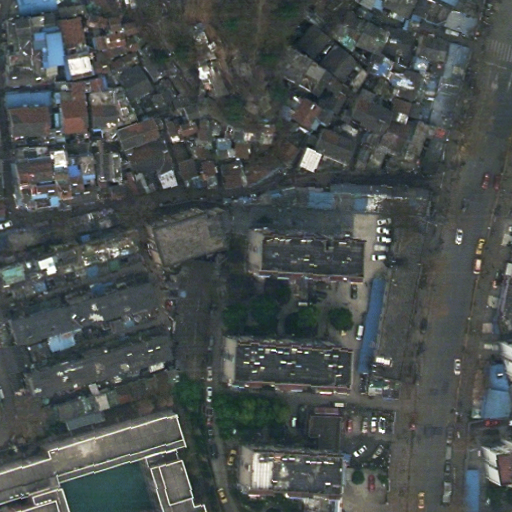
#> input picture data_reader/test_img.png, 512 x 512 px
$ python -i transform.py   (imports and definitions only)
#> lines starting #> are read from the running program, lines starting #| are printed output that depends on the picture
#> further down, picture is the input picture: PIL image 512x512 RGB; mean R, G, B 73.7, 80.1, 79.4
import math
import numbers
from PIL import Image, ImageOps, ImageEnhance
import numpy as np
import random
from scipy.ndimage.morphology import generate_binary_structure, binary_erosion
from scipy.ndimage import maximum_filter


class Compose(object):
    def __init__(self, transforms):
        self.transforms = transforms

    # [5 lines left out: function __call__, not called in this run]


class RandomCrop(object):
    """
    Take a random crop from the image.
    First the image or crop size may need to be adjusted if the incoming image
    is too small...
    If the image is smaller than the crop, then:
         the image is padded up to the size of the crop
         unless 'nopad', in which case the crop size is shrunk to fit the image
    A random crop is taken such that the crop fits within the image.
    If a centroid is passed in, the crop must intersect the centroid.
    """
    # [59 lines left out: functions __init__, __call__, not called in this run]


class PadImage(object):
    def __init__(self, size=(512, 512), ignore_index=0):
        self.size = size
        self.ignore_index = ignore_index

    # [16 lines left out: function __call__, not called in this run]


class RandomHorizontalFlip(object):

    def __init__(self, prob: float = 0.5):
        self.prob = prob

    # [12 lines left out: function __call__, not called in this run]


class RandomVerticalFlip(object):
    def __init__(self, prob: float = 0.5):
        self.prob = prob

    # [12 lines left out: function __call__, not called in this run]


class Resize(object):
    def __init__(self, size: tuple = (512,  512)):
        self.size = size  # size: (h, w)

    def __call__(self, img, mask):
        assert img.size == mask.size
        return img.resize(self.size, Image.BICUBIC), mask.resize(self.size, Image.NEAREST)


class RandomScale(object):
    def __init__(self, scale_list=[0.75, 1.0, 1.25], mode='value'):
        self.scale_list = scale_list
        self.mode = mode

    # [10 lines left out: function __call__, not called in this run]


class ColorJitter(object):
    def __init__(self, brightness=0.5, contrast=0.5, saturation=0.5):
        if not brightness is None and brightness>0:
            self.brightness = [max(1-brightness, 0), 1+brightness]
        if not contrast is None and contrast>0:
            self.contrast = [max(1-contrast, 0), 1+contrast]
        if not saturation is None and saturation>0:
            self.saturation = [max(1-saturation, 0), 1+saturation]

    def __call__(self, img, mask=None):
        r_brightness = random.uniform(self.brightness[0], self.brightness[1])
        r_contrast = random.uniform(self.contrast[0], self.contrast[1])
        r_saturation = random.uniform(self.saturation[0], self.saturation[1])
        img = ImageEnhance.Brightness(img).enhance(r_brightness)
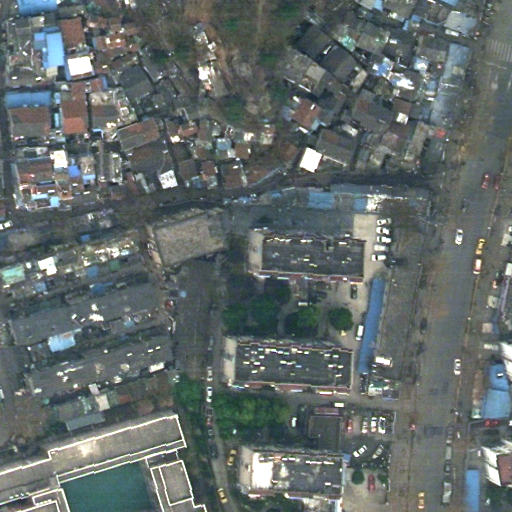
#> img: PIL image 512x512 RGB; mean R, G, B 98, 106.6, 105.7
        img = ImageEnhance.Contrast(img).enhance(r_contrast)
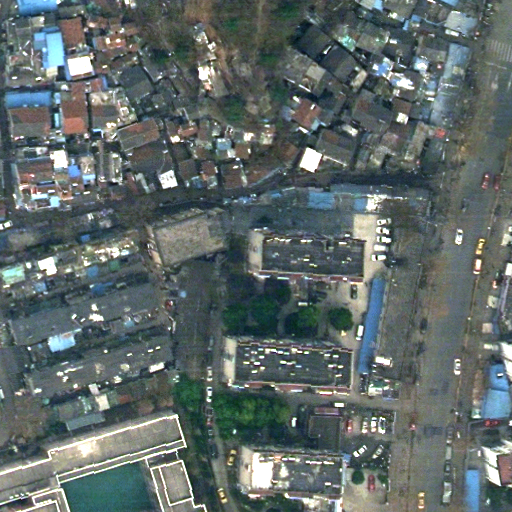
#> img: PIL image 512x512 RGB; mean R, G, B 95.2, 105.9, 104.8
        img = ImageEnhance.Color(img).enhance(r_saturation)
        if mask is None:
            return img
        else:
            return img, mask


class SmartCropV1(object):
    # [22 lines left out: functions __init__, __call__, not called in this run]


class SmartCropV2(object):
    # [32 lines left out: functions __init__, __call__, not called in this run]

>>> from PIL import Image
>>> picture = Image.open('test_img.png')
>>> result = ColorJitter()(picture)
